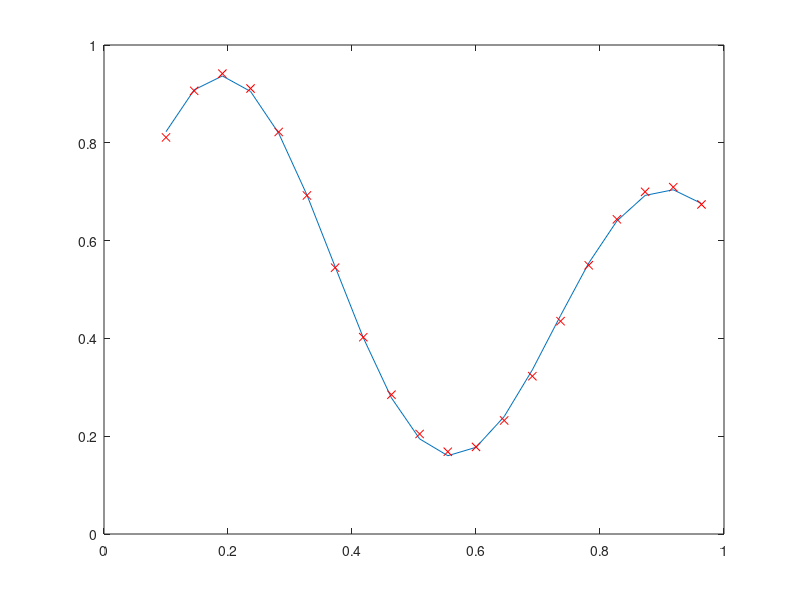

Here is the MATLAB script that generated this plot:
%approximation 
clear all;
close all;

x = 0.1:1/22:1; %input values
d = (1 + 0.6*sin(2*pi*x/0.7) + 0.3*sin(2*pi*x))/2; %desired response
m = 0.15; %learning rate
X = x;
Y = d;


%choose weights, centers, radius
w0 = rand(1);
w1 = rand(1);
w2 = rand(1);

c1_x = 2.5;
c1_y = 1.75;
r1 = 4;

c2_x = 2;
c2_y = 3.50;
r2 = 3;

    for epoch = 1:10000
        for n = 1:length(x)
        %radial basis f(x) response, using Gauss f(x)
        F1 = exp(-( ((X(n)-c1_x)^2 + (Y(n)-c1_y)^2)/(2*r1^2) ));
        F2 = exp(-( ((X(n)-c2_x)^2 + (Y(n)-c2_y)^2)/(2*r2^2) ));

        %net response 
        y(n) = F1*w1 +F2*w2 + w0;
       
        %error calculation
        e = d(n) - y(n);

        %weight update
        w1 = w1 + m*e*X(n);
        w2 = w2 + m*e*Y(n);
        w0 = w0 + m*e;
        end   
    end
    
%compare original and calculated graphs
figure;
plot(x, d, x, y, 'xr')
    